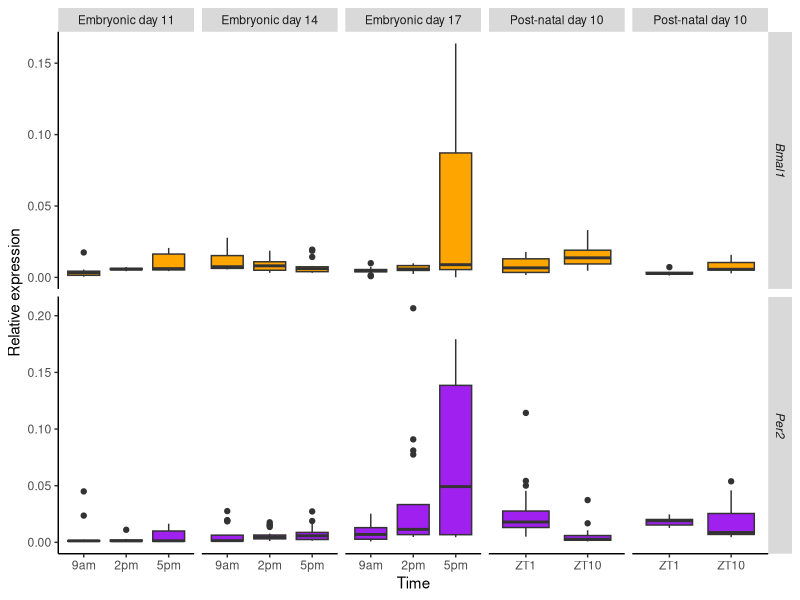
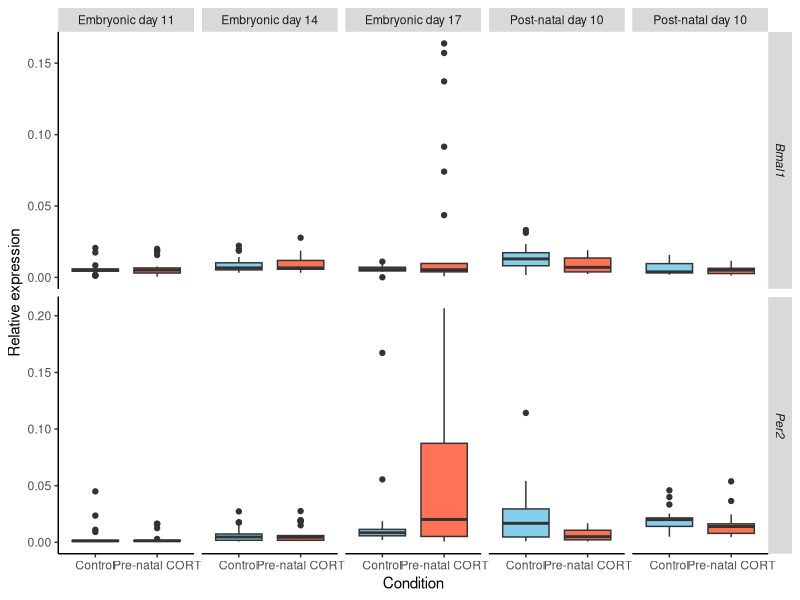
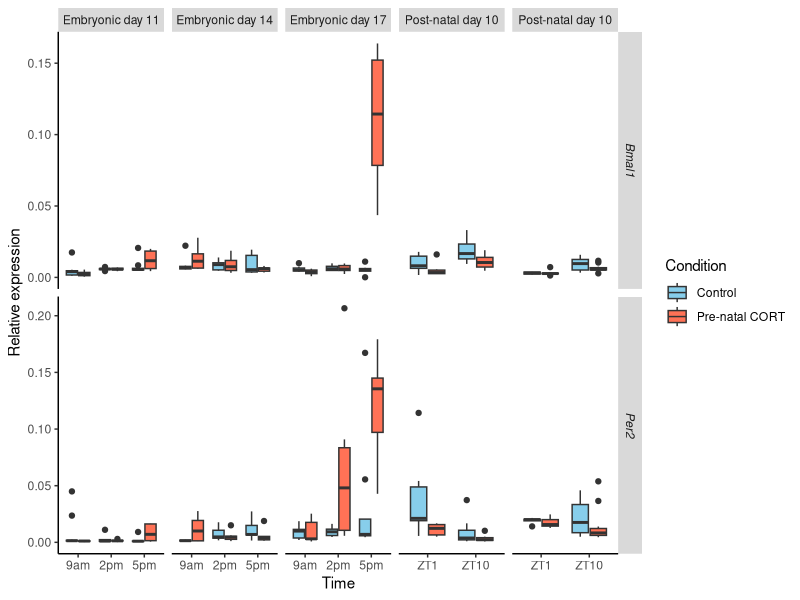

The R script that drew these images, in order:
#correction graphs
#chapter2
rm(list=ls())
data<- read.csv("originalembryocort_qpcrdata.csv", sep=",")

head(data)

library(dplyr)
library(plyr)
library(tidyr)
library(tidyverse)
library(ggpubr)
library(rstatix)

groups <- c("Prenatal control/\nPostnatal control", "Prenatal control/\nPostnatal stress", "Prenatal CORT/\nPostnatal control", "Prenatal CORT/\nPostnatal stress")

my_per_title <- expression(paste("Relative ", italic("Per2"), " Expression"))

my_bmal_title <- expression(paste("Relative ", italic("Bmal1"), " Expression"))

# scale_x_discrete(labels=groups)+
#   labs(y=my_bmal_title)+
#   labs(y=my_per_title)

library(ggplot2)

cleanup=theme(panel.grid.major = element_blank(),
              panel.grid.minor = element_blank(),
              panel.background=element_blank(),
              axis.line=element_line(color = "black"))


data$bmal = as.numeric(data$bmal)
data$per = as.numeric(data$per)
data$act= as.numeric(data$act)


data$time<-as.factor(data$time)
#data$sex<-as.factor(data$sex)

data$time<- factor(data$time, levels = c("9am", "2pm", "5pm", "zt1", "zt10"))
data$condition<-as.factor(data$condition)
data$age<-as.factor(data$age)
data$batch<-as.factor(data$batch)


pren<- data[ which(data$stage== 'prenatal'),]
post<- data[ which(data$stage== 'postnatal'),]


e11<- data[ which(data$age== 'e11'),]
e14<- data[ which(data$age== 'e14'),]
e17<- data[ which(data$age== 'e17'),]
pd10<- data[ which(data$age== 'pd10'),]
pd28<- data[ which(data$age== 'pd28'),]

#bmal="royalblue2"

#time


data_long <- gather(data, gene, measurement, bmal:per, factor_key=TRUE)
data_long


#time only
stage_names <- c(
  'e11'="Embryonic day 11",
  'e14'="Embryonic day 14",
  'e17'="Embryonic day 17",
  'pd10'="Post-natal day 10",
  'pd28'="Post-natal day 10",
  'bmal'= "Bmal1",
  'per'=  "Per2")


levels(stage_names) <- c("italic('Bmal1')", "italic('Per2')" )

ggplot(data_long, aes(y=measurement, x=time, fill=gene)) + 
  geom_boxplot()+
  scale_fill_manual(values = c("orange", "purple"))+
  cleanup+
  xlab("Time") +
  facet_grid(gene ~ age, scales="free", labeller = as_labeller(stage_names))+
 xlab("Time") + 
  ylab("Relative expression")+
 theme(strip.text.y.right  = element_text(face = "italic"))+
  scale_x_discrete(labels=c("zt1"="ZT1", "zt10"= "ZT10"))+
   theme(legend.position = "none")
  

#condition only

#use this is want fill=cond_age
# data_long <- as_tibble(data_long) 
# 
# data_long <- data_long %>% 
#   mutate(cond_age = paste(gene,condition,
#                            sep = "_")) 


levels(stage_names) <- c("italic('Bmal1')", "italic('Per2')" )

ggplot(data_long, aes(y=measurement, x=condition, fill=condition)) + 
  geom_boxplot()+
 scale_fill_manual(values = c("skyblue", "coral1"))+
  cleanup+
  xlab("Time") +
  facet_grid(gene ~ age, scales="free", labeller = as_labeller(stage_names))+
  xlab("Condition") + 
  ylab("Relative expression")+
  theme(strip.text.y.right  = element_text(face = "italic"))+
  scale_x_discrete(labels=c("control"="Control", "cort"= "Pre-natal CORT"))+
  theme(legend.position = "none")


#interactions


ggplot(data_long, aes(y=measurement, x=time)) + 
  geom_boxplot(aes(fill=condition))+
  scale_fill_manual(name="Condition", labels = c("Control", "Pre-natal CORT"),
                    values = c("skyblue", "coral1"))+
  cleanup+
  xlab("Time") +
  facet_grid(gene ~ age, scales="free", labeller = as_labeller(stage_names))+
  xlab("Time") + 
  ylab("Relative expression")+
  theme(strip.text.y.right  = element_text(face = "italic"))+
  scale_x_discrete(labels=c("zt1"="ZT1", "zt10"= "ZT10"))


